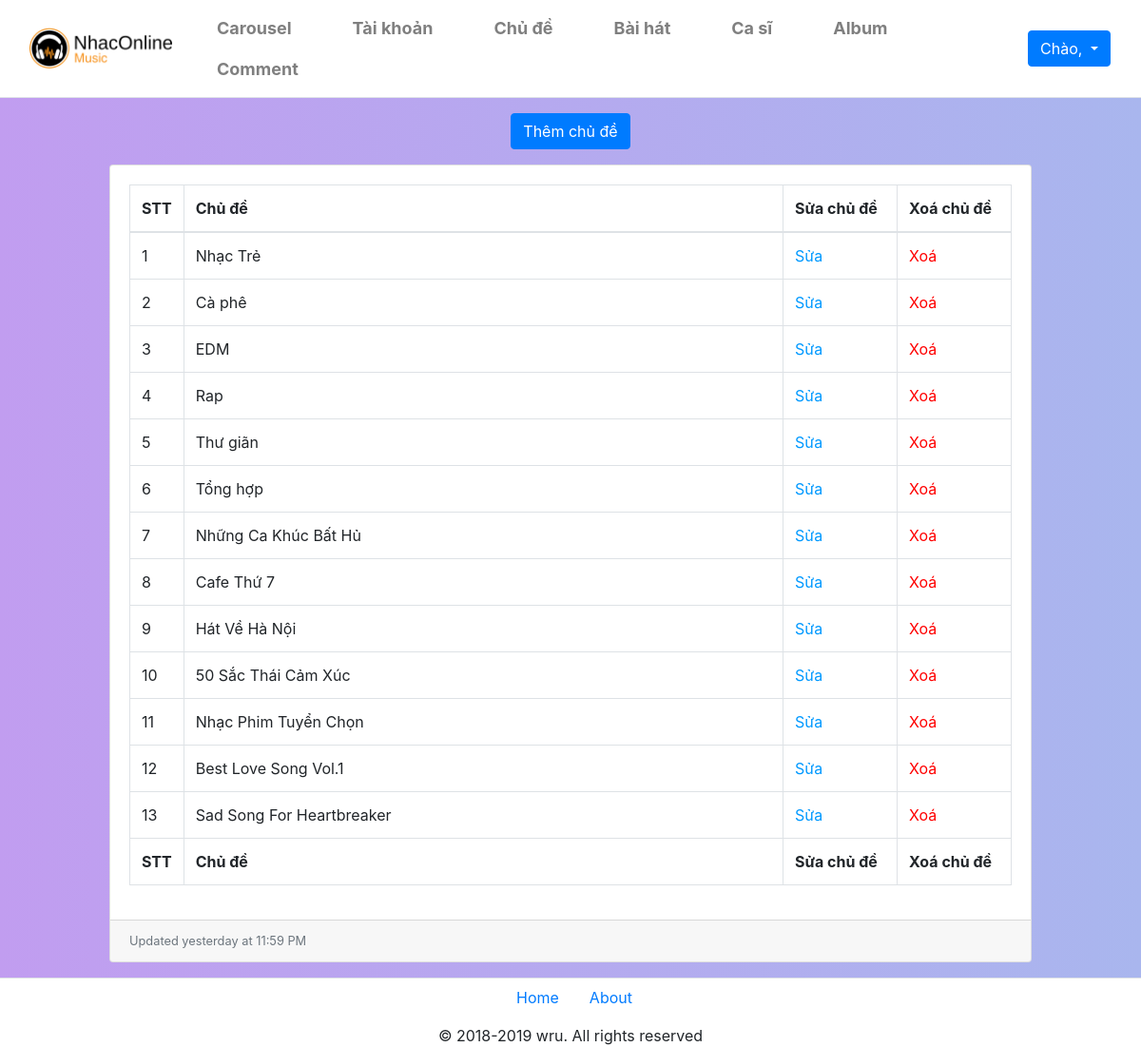
/Sources/admin/chude.php, run on an earlier commit of the app's database.
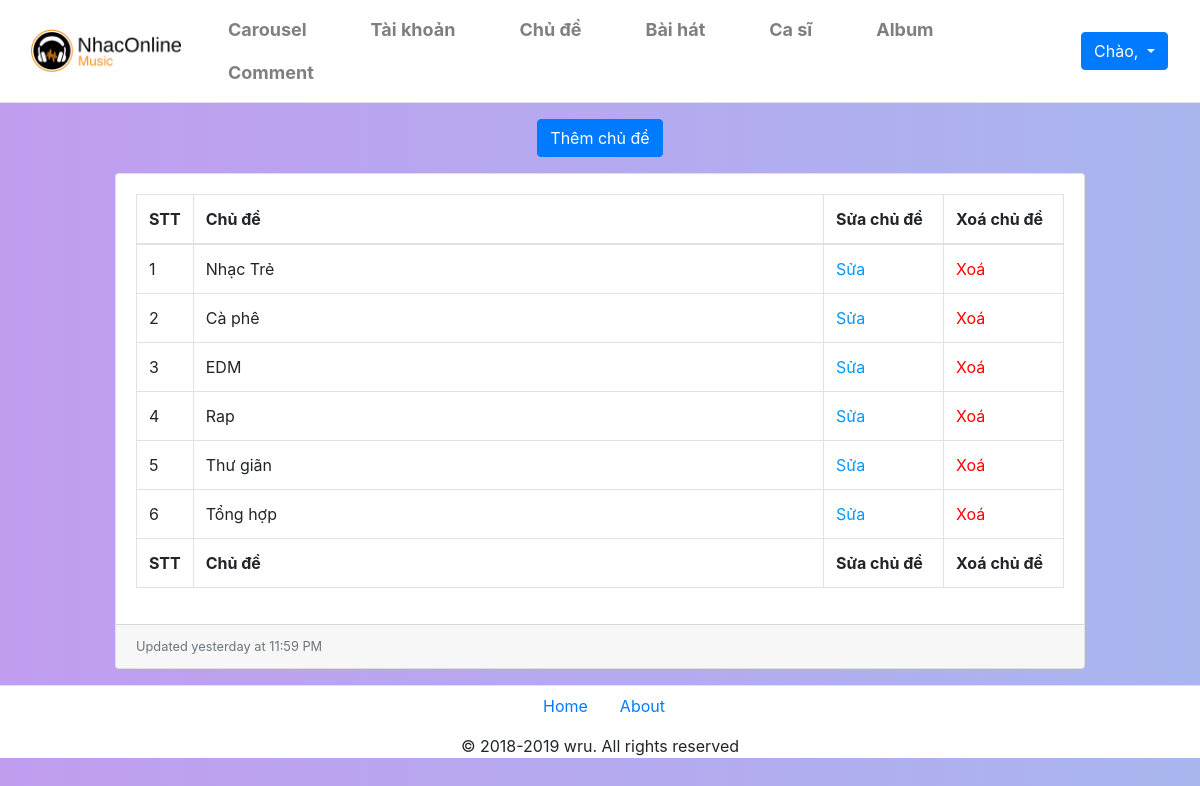
And on a later commit of the database.
### tables this page shows
CREATE TABLE `chude` (
  `id` int(100) NOT NULL,
  `tenchude` varchar(100) NOT NULL,
  `image` varchar(100) NOT NULL
);

### Sources/admin/chude.php (the view, shortened to what this page needs)
<!DOCTYPE html>
<html lang="en">
<head>
    <link href="css/bootstrap.min.css" rel="stylesheet">
    <link href="css/dataTables.bootstrap4.css" rel="stylesheet">
    <link rel="stylesheet" href="./css/fix.css">
</head>
<body>
    <?php
        include('header.php');
    ?>
    <main class="col-md-10 m-auto">
    <div class="mt-3 mb-2 text-center"><a href="./themchude.php" class="btn btn-primary">Thêm chủ đề</a></div>
    <div class="card mb-3 mt-3">
        <div class="card-body">
            <div class="table-responsive">
                <table class="table table-bordered" id="dataTable" width="100%" cellspacing="0">
                    <thead>
                        <tr>
                            <th>STT</th>
                            <th>Chủ đề</th>
                            <th>Sửa chủ đề</th>
                            <th>Xoá chủ đề</th>
                        </tr>
                    </thead>
                    <tfoot>
                        <tr>
                            <th>STT</th>
                            <th>Chủ đề</th>
                            <th>Sửa chủ đề</th>
                            <th>Xoá chủ đề</th>
                        </tr>
                    </tfoot>
                    <tbody>
                    <?php
                        include('../php/connect.php');
                        $stt=1;
                        $result = mysqli_query($con,"Select * from chude");
                        While($data = mysqli_fetch_assoc($result))
                        {
                            echo "<tr>";
                            echo "<td style='width:50px;'>$stt</td>";
                            echo "<td>$data[tenchude]</td>";
                            echo "<td style='width:120px;'><a href='./suachude.php?id=$data[id]' style='color:#09F;'>Sửa</a></td>";
                            echo "<td style='width:120px;'><a href='./del_chude.php?id=$data[id]' onclick=' return xacnhan();' style='color:red;'>Xoá</a></td>";
                            echo "</tr>";
                            $stt++;
                        }
                    ?>
                    </tbody>
                </table>
            </div>
        </div>
        <div class="card-footer small text-muted">Updated yesterday at 11:59 PM</div>
    </div>
    </main>
    <?php
        include('footer.php');
    ?>
</body>
</html>

What changed in the data, as far as the page shows it:
removed chude: tenchude "Những Ca Khúc Bất Hủ"
removed chude: tenchude "Cafe Thứ 7"
removed chude: tenchude "Hát Về Hà Nội"
removed chude: tenchude "50 Sắc Thái Cảm Xúc"
removed chude: tenchude "Nhạc Phim Tuyển Chọn"
removed chude: tenchude "Best Love Song Vol.1"
removed chude: tenchude "Sad Song For Heartbreaker"
